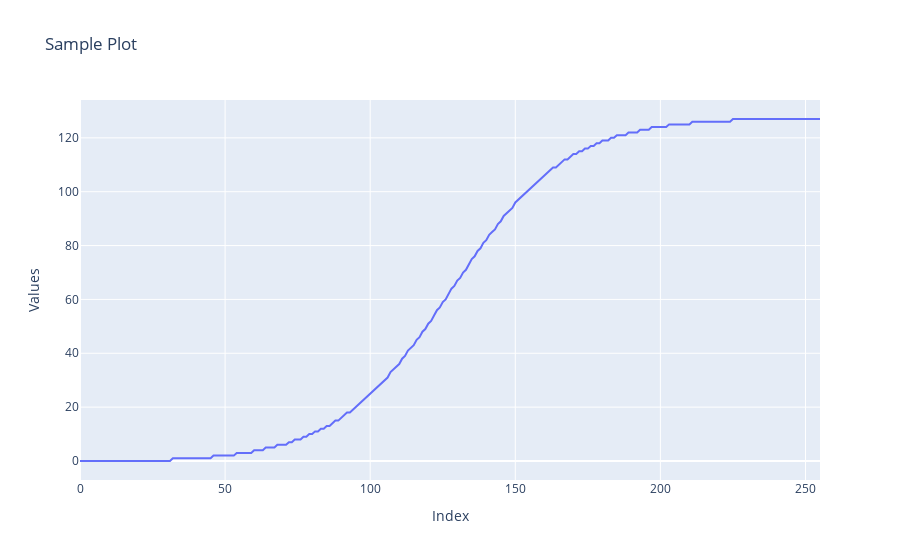

Notebook code for this chart:
### Code cell


### Figure 1 — Plotly figure (JSON) as saved in the notebook; plotly's stock layout.template omitted (floating-point values rounded to 4 significant figures; data arrays with more than 128 entries replaced by an {"elided": "..."} marker saying what was removed)
{"data": [{"mode": "lines", "type": "scatter", "y": {"elided": "256 int values"}}], "layout": {"title": {"text": "Sample Plot"}, "xaxis": {"title": {"text": "Index"}}, "yaxis": {"title": {"text": "Values"}}}}
